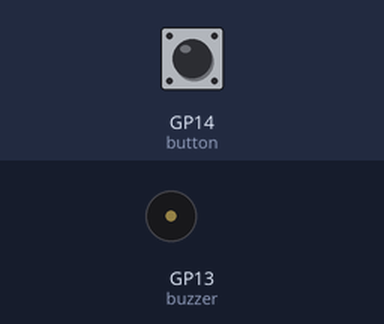
The program below on a simulated Raspberry Pi Pico running CircuitPython. Parts: buzzer (waves = sounding). The inputs (shaded band) are chosen by the test bench; at power-on: GP14 (button) HIGH.

Above: at 1.2 s.
1.3 s: GP14 (button) pulled LOW for 0.15 s
At 1.55 s:
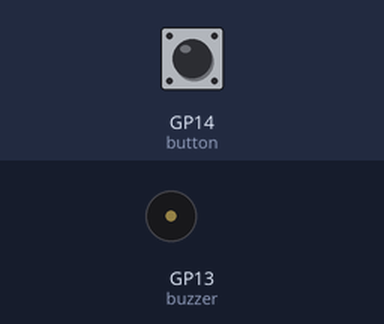
4.3 s: GP14 (button) pulled LOW for 1 s
At 4.55 s:
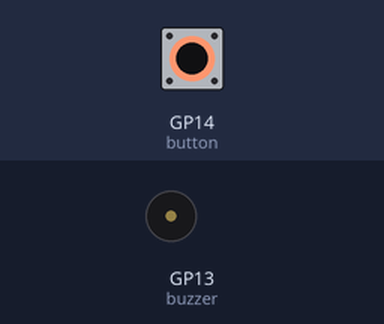
7.3 s: GP14 (button) pulled LOW for 3.2 s
At 7.55 s:
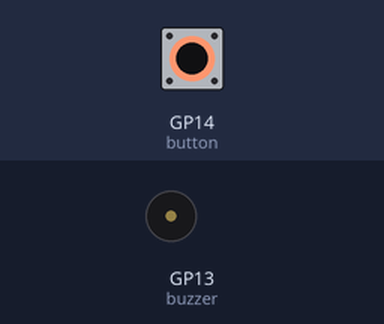
Timing chart, 0 to 13.2 s (numbered marks = the images above; inputs shaded):
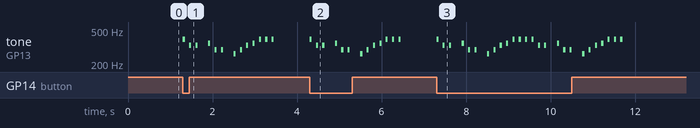

The program:

Lab14_TEST.py
```python
import board
import time
import pwmio
from digitalio import DigitalInOut, Direction, Pull

# 設定 GP14 為數位輸入腳位, 並命名為 button
button = DigitalInOut(board.GP14)
button.direction = Direction.INPUT
button.pull = Pull.UP

# 設定 GP13 為 PWM 輸出腳位, 並命名為 buzzer
buzzer = pwmio.PWMOut(board.GP13,
                      frequency=262,
                      duty_cycle=0,
                      variable_frequency=True)
# 小蜜蜂
# |So Mi Mi -|Fa Re Re -| Do Re Mi Fa So So So -|
notes = [392 ,330 ,330 ,0 ,
         349 ,294 ,294 ,0 ,
         262 ,294 ,330 ,349 ,392 ,392 ,392]

while True:
    # 當按下按鈕時, 發出音樂
    if button.value == False:                 # 一一取出音符
        for note in notes:
            if note == 0:                     # 設為 0 時不發音
                buzzer.duty_cycle = 0         # 設定音量為 0
            else:                             # 否則
                buzzer.frequency = note       # 設定聲音頻率
                buzzer.duty_cycle = 2 ** 15   # 設定音量為 2**15
            time.sleep(0.05)                  # 聲音持續 0.05 秒
            buzzer.duty_cycle = 0             # 停止發聲
            time.sleep(0.1)                   # 持續停止發聲 0.1 秒
```

Measured:
- after the input at 1.3 s, tone on GP13 (buzzer): plays 392 Hz for 0.05 s, 330 Hz for 0.05 s, 330 Hz for 0.05 s, 349 Hz for 0.05 s, 294 Hz for 0.05 s, 294 Hz for 0.05 s … (13 notes in this stretch), starting at once
- after the input at 4.3 s, tone on GP13 (buzzer): plays 392 Hz for 0.05 s, 330 Hz for 0.05 s, 330 Hz for 0.05 s, 349 Hz for 0.05 s, 294 Hz for 0.05 s, 294 Hz for 0.05 s … (13 notes in this stretch), starting at once
- after the input at 7.3 s, tone on GP13 (buzzer): plays 392 Hz for 0.05 s, 330 Hz for 0.05 s, 330 Hz for 0.05 s, 349 Hz for 0.05 s, 294 Hz for 0.05 s, 294 Hz for 0.05 s … (26 notes in this stretch), starting at once
